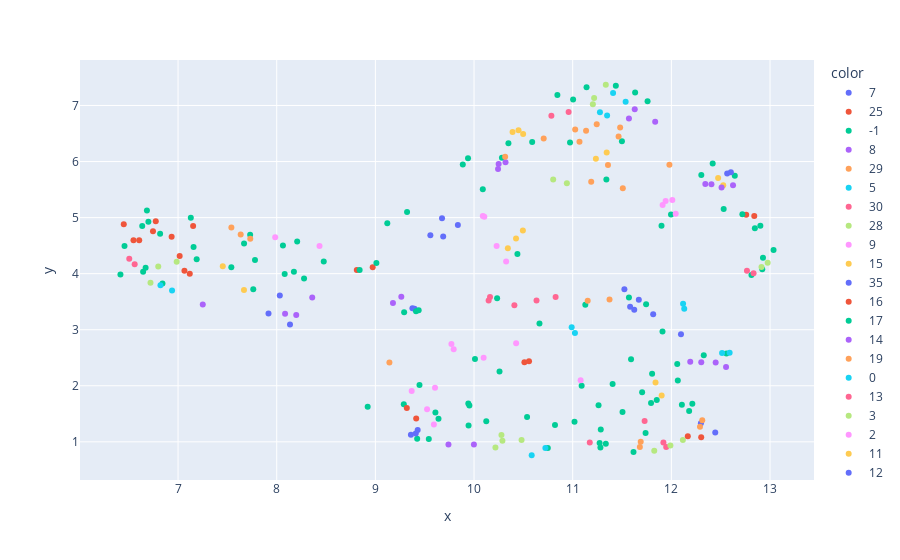

The code cell stored with this chart in its notebook:
### Code cell
# Visualization
viz_df = pd.DataFrame({
    'gesture_name': df['gesture_name'],
    'x': embedding_2d[:, 0],
    'y': embedding_2d[:, 1],
    'cluster': labels
})

fig = px.scatter(viz_df, x='x', y='y', color=viz_df['cluster'].astype(str), hover_data=['gesture_name'])
fig.show()

### Figure 1 — Plotly figure (JSON) as saved in the notebook; plotly's stock layout.template omitted (floating-point values rounded to 4 significant figures)
{"data": [{"customdata": [["Blunt dissect"], ["Cauterize"]], "hovertemplate": "color=7<br>x=%{x}<br>y=%{y}<br>gesture_name=%{customdata[0]}<extra></extra>", "legendgroup": "7", "marker": {"color": "#636efa", "symbol": "circle"}, "mode": "markers", "name": "7", "orientation": "v", "showlegend": true, "type": "scatter", "x": [9.375, 9.397], "xaxis": "x", "y": [3.384, 3.376], "yaxis": "y"}, {"customdata": [["Blunt dissection"], ["Burn dissect"], ["Cutting (high frequency)"], ["Dissection (thermal)"], ["Hook"], ["Hook dissection"], ["Hot cut"], ["Inefficient hook"]], "hovertemplate": "color=25<br>x=%{x}<br>y=%{y}<br>gesture_name=%{customdata[0]}<extra></extra>", "legendgroup": "25", "marker": {"color": "#EF553B", "symbol": "circle"}, "mode": "markers", "name": "25", "orientation": "v", "showlegend": true, "type": "scatter", "x": [7.016, 6.746, 6.548, 6.45, 6.606, 6.935, 6.774, 7.152], "xaxis": "x", "y": [4.314, 4.758, 4.598, 4.88, 4.597, 4.658, 4.934, 4.852], "yaxis": "y"}, {"customdata": [["Cold cut"], ["Cutting"], ["Dissection"], ["Dissection (blunt)"], ["Pedicalize"], ["Peel"], ["Regular Dissection"], ["Spread"], ["Two-hand spread"], ["Bleeding"], ["Clipping"], ["Coagulate"], ["Coagulate then cut"], ["Coagulation"], ["Stapling"], ["Adjustment gesture"], ["Camera move"], ["Collaboration"], ["Exchange"], ["Get together"], ["Inermaneuver segment"], ["Injection"], ["Align and grasp"], ["Align and place"], ["Aspiration"], ["Clamp"], ["Grasping anatomy"], ["Inefficient grasp"], ["Irrigate"], ["Penetrating countertissue"], ["Penetrating tissue"], ["Suction"], ["Touch"], ["0's"], ["Approach pole"], ["Avoidable delay"], ["End of trial"], ["Lift peg"], ["Marking"], ["Place"], ["Put"], ["Stick"], ["Transfer peg - together"], ["Backhand under -> over"], ["Driving smoothness"], ["Dropping suture at end and moving to end points"], ["Extracting suture from tissue with left hand"], ["Flush hand over - Left"], ["Flush hand under - Right"], ["Forehand over - Right"], ["Forehand over -> Under"], ["Forehand under - Left"], ["Grab needle"], ["Grab suture"], ["Grab suture-tail"], ["Grab – Pull - Run"], ["Grasping the needle"], ["Indirectly rotate"], ["Knot tie (Double/Single loop)"], ["Knot-Tying"], ["Looping the suture around a needle driver to make a knot"], ["Making C loop around right hand"], ["Making C-loop around right grasper"], ["Moving to center of workspace with needle in grip"], ["Moving to center with needle in grip"], ["Moving to end points"], ["Needle driving"], ["Needle entry angle"], ["Needle handling"], ["Needle hold angle"], ["Needle puncture"], ["One loop knot"], ["Picking up the needle"], ["Position needle (holding needle)"], ["Positioning needle"], ["Pull"], ["Pull needle suture"], ["Pulling Suture"], ["Puling the needle out of the tissue"], ["Reach for needle (gripper open)"], ["Reaching for needle"], ["Repositioning the needle on the needle driver"], ["Returning/dropping the needle"], ["Right hand assisting left while pulling suture"], ["Rotate"], ["Suture throw"], ["Suture tying"], ["Suturing"], ["Two loop knot"], ["Resect"]], "hovertemplate": "color=-1<br>x=%{x}<br>y=%{y}<br>gesture_name=%{customdata[0]}<extra></extra>", "legendgroup": "-1", "marker": {"color": "#00cc96", "symbol": "circle"}, "mode": "markers", "name": "-1", "orientation": "v", "showlegend": true, "type": "scatter", "x": [6.457, 8.063, 7.189, 6.416, 6.818, 6.646, 7.669, 6.671, 12.0, 7.157, 8.207, 6.684, 6.699, 7.129, 7.731, 10.09, 11.34, 11.74, 11.8, 11.9, 8.477, 8.922, 11.79, 11.28, 7.762, 7.78, 7.54, 11.13, 9.412, 9.288, 9.541, 9.292, 11.59, 11.57, 12.06, 10.66, 11.91, 12.33, 6.637, 10.23, 12.07, 9.439, 12.56, 12.92, 10.26, 10.97, 12.3, 12.85, 12.93, 12.81, 12.53, 13.04, 11.26, 10.59, 11.5, 9.886, 11.02, 11.4, 10.84, 11.0, 11.63, 12.42, 11.76, 11.74, 12.21, 11.34, 9.944, 10.01, 11.09, 10.12, 9.424, 11.14, 10.54, 11.28, 10.75, 10.44, 10.28, 10.35, 9.447, 11.85, 11.5, 11.27, 10.82, 12.64, 11.62, 9.939, 9.321, 9.121, 11.44, 6.842], "xaxis": "x", "y": [4.494, 4.503, 4.257, 3.985, 4.711, 4.034, 4.538, 4.106, 5.057, 4.475, 4.573, 5.127, 4.925, 4.996, 4.694, 5.505, 0.9658, 3.455, 2.214, 4.855, 4.216, 1.626, 1.691, 1.219, 3.723, 4.242, 4.113, 3.444, 3.33, 1.671, 1.052, 3.311, 2.475, 3.575, 2.388, 3.109, 2.967, 2.545, 4.849, 3.563, 2.095, 3.347, 2.577, 4.078, 2.254, 6.339, 5.759, 4.811, 4.283, 3.975, 5.152, 4.424, 1.651, 6.346, 6.362, 5.948, 1.358, 2.031, 7.185, 7.105, 7.231, 5.963, 7.077, 1.158, 1.681, 5.679, 1.293, 2.477, 1.999, 1.366, 1.055, 7.324, 1.445, 0.9004, 0.8896, 4.351, 6.066, 6.325, 2.015, 1.747, 1.53, 0.978, 1.298, 5.747, 0.8195, 6.061, 5.098, 4.899, 7.351, 3.825], "yaxis": "y"}, {"customdata": [["Cut"], ["Clip"]], "hovertemplate": "color=8<br>x=%{x}<br>y=%{y}<br>gesture_name=%{customdata[0]}<extra></extra>", "legendgroup": "8", "marker": {"color": "#ab63fa", "symbol": "circle"}, "mode": "markers", "name": "8", "orientation": "v", "showlegend": true, "type": "scatter", "x": [9.178, 9.263], "xaxis": "x", "y": [3.475, 3.586], "yaxis": "y"}, {"customdata": [["Cut cautery"], ["Cut ultrasonic"], ["Dissecting"]], "hovertemplate": "color=29<br>x=%{x}<br>y=%{y}<br>gesture_name=%{customdata[0]}<extra></extra>", "legendgroup": "29", "marker": {"color": "#FFA15A", "symbol": "circle"}, "mode": "markers", "name": "29", "orientation": "v", "showlegend": true, "type": "scatter", "x": [7.541, 7.635, 7.732], "xaxis": "x", "y": [4.823, 4.699, 4.625], "yaxis": "y"}, {"customdata": [["Cutting ends"], ["Transection"]], "hovertemplate": "color=5<br>x=%{x}<br>y=%{y}<br>gesture_name=%{customdata[0]}<extra></extra>", "legendgroup": "5", "marker": {"color": "#19d3f3", "symbol": "circle"}, "mode": "markers", "name": "5", "orientation": "v", "showlegend": true, "type": "scatter", "x": [6.939, 6.822], "xaxis": "x", "y": [3.7, 3.791], "yaxis": "y"}, {"customdata": [["Dissect"], ["Peel/push"]], "hovertemplate": "color=30<br>x=%{x}<br>y=%{y}<br>gesture_name=%{customdata[0]}<extra></extra>", "legendgroup": "30", "marker": {"color": "#FF6692", "symbol": "circle"}, "mode": "markers", "name": "30", "orientation": "v", "showlegend": true, "type": "scatter", "x": [6.505, 6.56], "xaxis": "x", "y": [4.267, 4.166], "yaxis": "y"}, {"customdata": [["Tissue bite"], ["Retract"], ["Retraction"]], "hovertemplate": "color=28<br>x=%{x}<br>y=%{y}<br>gesture_name=%{customdata[0]}<extra></extra>", "legendgroup": "28", "marker": {"color": "#B6E880", "symbol": "circle"}, "mode": "markers", "name": "28", "orientation": "v", "showlegend": true, "type": "scatter", "x": [6.986, 6.721, 6.799], "xaxis": "x", "y": [4.212, 3.838, 4.126], "yaxis": "y"}, {"customdata": [["Application of clips"], ["Hemostatic control"]], "hovertemplate": "color=9<br>x=%{x}<br>y=%{y}<br>gesture_name=%{customdata[0]}<extra></extra>", "legendgroup": "9", "marker": {"color": "#FF97FF", "symbol": "circle"}, "mode": "markers", "name": "9", "orientation": "v", "showlegend": true, "type": "scatter", "x": [8.434, 7.985], "xaxis": "x", "y": [4.493, 4.648], "yaxis": "y"}, {"customdata": [["Tamponade"], ["Wipe"]], "hovertemplate": "color=15<br>x=%{x}<br>y=%{y}<br>gesture_name=%{customdata[0]}<extra></extra>", "legendgroup": "15", "marker": {"color": "#FECB52", "symbol": "circle"}, "mode": "markers", "name": "15", "orientation": "v", "showlegend": true, "type": "scatter", "x": [7.453, 7.668], "xaxis": "x", "y": [4.133, 3.708], "yaxis": "y"}, {"customdata": [["Precision"], ["Displacement"], ["Free motion"], ["Load motion"], ["Picking"], ["Placing"]], "hovertemplate": "color=35<br>x=%{x}<br>y=%{y}<br>gesture_name=%{customdata[0]}<extra></extra>", "legendgroup": "35", "marker": {"color": "#636efa", "symbol": "circle"}, "mode": "markers", "name": "35", "orientation": "v", "showlegend": true, "type": "scatter", "x": [11.58, 11.67, 11.52, 11.62, 11.82, 12.1], "xaxis": "x", "y": [3.411, 3.534, 3.72, 3.355, 3.274, 2.919], "yaxis": "y"}, {"customdata": [["Ascending survey"], ["Pulling/lifting"]], "hovertemplate": "color=16<br>x=%{x}<br>y=%{y}<br>gesture_name=%{customdata[0]}<extra></extra>", "legendgroup": "16", "marker": {"color": "#EF553B", "symbol": "circle"}, "mode": "markers", "name": "16", "orientation": "v", "showlegend": true, "type": "scatter", "x": [8.812, 8.973], "xaxis": "x", "y": [4.067, 4.112], "yaxis": "y"}, {"customdata": [["Descending survey"], ["Inserting/pushing"]], "hovertemplate": "color=17<br>x=%{x}<br>y=%{y}<br>gesture_name=%{customdata[0]}<extra></extra>", "legendgroup": "17", "marker": {"color": "#00cc96", "symbol": "circle"}, "mode": "markers", "name": "17", "orientation": "v", "showlegend": true, "type": "scatter", "x": [8.841, 9.01], "xaxis": "x", "y": [4.064, 4.191], "yaxis": "y"}, {"customdata": [["Endobag - In"], ["Endobag - Out"], ["Extract"], ["Abdominal access"]], "hovertemplate": "color=14<br>x=%{x}<br>y=%{y}<br>gesture_name=%{customdata[0]}<extra></extra>", "legendgroup": "14", "marker": {"color": "#ab63fa", "symbol": "circle"}, "mode": "markers", "name": "14", "orientation": "v", "showlegend": true, "type": "scatter", "x": [8.198, 8.085, 7.25, 8.36], "xaxis": "x", "y": [3.264, 3.285, 3.45, 3.573], "yaxis": "y"}, {"customdata": [["Idle holding"], ["Idle"]], "hovertemplate": "color=19<br>x=%{x}<br>y=%{y}<br>gesture_name=%{customdata[0]}<extra></extra>", "legendgroup": "19", "marker": {"color": "#FFA15A", "symbol": "circle"}, "mode": "markers", "name": "19", "orientation": "v", "showlegend": true, "type": "scatter", "x": [11.15, 11.37], "xaxis": "x", "y": [3.517, 3.537], "yaxis": "y"}, {"customdata": [["Idle position"], ["Non-specific movement"]], "hovertemplate": "color=0<br>x=%{x}<br>y=%{y}<br>gesture_name=%{customdata[0]}<extra></extra>", "legendgroup": "0", "marker": {"color": "#19d3f3", "symbol": "circle"}, "mode": "markers", "name": "0", "orientation": "v", "showlegend": true, "type": "scatter", "x": [12.13, 12.12], "xaxis": "x", "y": [3.373, 3.461], "yaxis": "y"}, {"customdata": [["Reach"], ["Release"], ["Grasp"], ["Hold"], ["Move"]], "hovertemplate": "color=13<br>x=%{x}<br>y=%{y}<br>gesture_name=%{customdata[0]}<extra></extra>", "legendgroup": "13", "marker": {"color": "#FF6692", "symbol": "circle"}, "mode": "markers", "name": "13", "orientation": "v", "showlegend": true, "type": "scatter", "x": [10.83, 10.16, 10.15, 10.41, 10.63], "xaxis": "x", "y": [3.584, 3.585, 3.522, 3.438, 3.519], "yaxis": "y"}, {"customdata": [["Sling (Hyst.)"], ["Sling-In"]], "hovertemplate": "color=3<br>x=%{x}<br>y=%{y}<br>gesture_name=%{customdata[0]}<extra></extra>", "legendgroup": "3", "marker": {"color": "#B6E880", "symbol": "circle"}, "mode": "markers", "name": "3", "orientation": "v", "showlegend": true, "type": "scatter", "x": [10.8, 10.94], "xaxis": "x", "y": [5.678, 5.615], "yaxis": "y"}, {"customdata": [["Catch"], ["Position"]], "hovertemplate": "color=2<br>x=%{x}<br>y=%{y}<br>gesture_name=%{customdata[0]}<extra></extra>", "legendgroup": "2", "marker": {"color": "#FF97FF", "symbol": "circle"}, "mode": "markers", "name": "2", "orientation": "v", "showlegend": true, "type": "scatter", "x": [10.33, 10.23], "xaxis": "x", "y": [4.219, 4.492], "yaxis": "y"}, {"customdata": [["Give slack"], ["Make a loop"], ["Pass through"]], "hovertemplate": "color=11<br>x=%{x}<br>y=%{y}<br>gesture_name=%{customdata[0]}<extra></extra>", "legendgroup": "11", "marker": {"color": "#FECB52", "symbol": "circle"}, "mode": "markers", "name": "11", "orientation": "v", "showlegend": true, "type": "scatter", "x": [10.34, 10.49, 10.43], "xaxis": "x", "y": [4.452, 4.772, 4.626], "yaxis": "y"}, {"customdata": [["Irrigation"], ["Irrigation and suction"], ["Suction and irrigation"]], "hovertemplate": "color=12<br>x=%{x}<br>y=%{y}<br>gesture_name=%{customdata[0]}<extra></extra>", "legendgroup": "12", "marker": {"color": "#636efa", "symbol": "circle"}, "mode": "markers", "name": "12", "orientation": "v", "showlegend": true, "type": "scatter", "x": [8.134, 8.031, 7.917], "xaxis": "x", "y": [3.093, 3.608, 3.291], "yaxis": "y"}, {"customdata": [["Push"], ["Scratch"]], "hovertemplate": "color=18<br>x=%{x}<br>y=%{y}<br>gesture_name=%{customdata[0]}<extra></extra>", "legendgroup": "18", "marker": {"color": "#EF553B", "symbol": "circle"}, "mode": "markers", "name": "18", "orientation": "v", "showlegend": true, "type": "scatter", "x": [7.065, 7.119], "xaxis": "x", "y": [4.053, 3.999], "yaxis": "y"}, {"customdata": [["Retracting with grasping"], ["Retracting without grasping"], ["Specimen/material removal"]], "hovertemplate": "color=21<br>x=%{x}<br>y=%{y}<br>gesture_name=%{customdata[0]}<extra></extra>", "legendgroup": "21", "marker": {"color": "#00cc96", "symbol": "circle"}, "mode": "markers", "name": "21", "orientation": "v", "showlegend": true, "type": "scatter", "x": [8.174, 8.277, 8.081], "xaxis": "x", "y": [4.036, 3.915, 3.994], "yaxis": "y"}, {"customdata": [["Approach peg"], ["Reach for peg"], ["Reach for the peg with the left grasper"], ["Reach for the peg with the right grasper"]], "hovertemplate": "color=45<br>x=%{x}<br>y=%{y}<br>gesture_name=%{customdata[0]}<extra></extra>", "legendgroup": "45", "marker": {"color": "#ab63fa", "symbol": "circle"}, "mode": "markers", "name": "45", "orientation": "v", "showlegend": true, "type": "scatter", "x": [12.19, 12.3, 12.55, 12.45], "xaxis": "x", "y": [2.429, 2.419, 2.337, 2.417], "yaxis": "y"}, {"customdata": [["Drop"], ["Dropping suture"], ["Dropping suture and moving to end points"]], "hovertemplate": "color=34<br>x=%{x}<br>y=%{y}<br>gesture_name=%{customdata[0]}<extra></extra>", "legendgroup": "34", "marker": {"color": "#FFA15A", "symbol": "circle"}, "mode": "markers", "name": "34", "orientation": "v", "showlegend": true, "type": "scatter", "x": [9.142, 11.19, 11.51], "xaxis": "x", "y": [2.415, 5.642, 5.524], "yaxis": "y"}, {"customdata": [["Transfer peg - exchange"], ["Transfer peg between graspers"]], "hovertemplate": "color=23<br>x=%{x}<br>y=%{y}<br>gesture_name=%{customdata[0]}<extra></extra>", "legendgroup": "23", "marker": {"color": "#19d3f3", "symbol": "circle"}, "mode": "markers", "name": "23", "orientation": "v", "showlegend": true, "type": "scatter", "x": [12.51, 12.59], "xaxis": "x", "y": [2.584, 2.588], "yaxis": "y"}, {"customdata": [["Backhand over - Left"], ["Backhand over - Right"]], "hovertemplate": "color=44<br>x=%{x}<br>y=%{y}<br>gesture_name=%{customdata[0]}<extra></extra>", "legendgroup": "44", "marker": {"color": "#FF6692", "symbol": "circle"}, "mode": "markers", "name": "44", "orientation": "v", "showlegend": true, "type": "scatter", "x": [12.83, 12.77], "xaxis": "x", "y": [4.009, 4.052], "yaxis": "y"}, {"customdata": [["Backhand under - Left"], ["Backhand under - Right"]], "hovertemplate": "color=43<br>x=%{x}<br>y=%{y}<br>gesture_name=%{customdata[0]}<extra></extra>", "legendgroup": "43", "marker": {"color": "#B6E880", "symbol": "circle"}, "mode": "markers", "name": "43", "orientation": "v", "showlegend": true, "type": "scatter", "x": [12.98, 12.91], "xaxis": "x", "y": [4.194, 4.121], "yaxis": "y"}, {"customdata": [["Both hands pull"], ["Pull suture with both graspers"], ["Pulling suture with both hands"], ["Reaching for suture with one hand while the other holding the needle"]], "hovertemplate": "color=37<br>x=%{x}<br>y=%{y}<br>gesture_name=%{customdata[0]}<extra></extra>", "legendgroup": "37", "marker": {"color": "#FF97FF", "symbol": "circle"}, "mode": "markers", "name": "37", "orientation": "v", "showlegend": true, "type": "scatter", "x": [12.01, 11.94, 11.91, 12.04], "xaxis": "x", "y": [5.315, 5.295, 5.226, 5.068], "yaxis": "y"}, {"customdata": [["Cutting the suture"], ["String cutting"], ["Thread cut"]], "hovertemplate": "color=32<br>x=%{x}<br>y=%{y}<br>gesture_name=%{customdata[0]}<extra></extra>", "legendgroup": "32", "marker": {"color": "#FECB52", "symbol": "circle"}, "mode": "markers", "name": "32", "orientation": "v", "showlegend": true, "type": "scatter", "x": [10.5, 10.39, 10.45], "xaxis": "x", "y": [6.492, 6.526, 6.558], "yaxis": "y"}, {"customdata": [["Drive needle enter skin"], ["Driving the needle to enter the skin or tissue"], ["Insert needle trough tissue"]], "hovertemplate": "color=40<br>x=%{x}<br>y=%{y}<br>gesture_name=%{customdata[0]}<extra></extra>", "legendgroup": "40", "marker": {"color": "#636efa", "symbol": "circle"}, "mode": "markers", "name": "40", "orientation": "v", "showlegend": true, "type": "scatter", "x": [9.36, 9.409, 9.429], "xaxis": "x", "y": [1.126, 1.148, 1.211], "yaxis": "y"}, {"customdata": [["Flush hand over - Right"], ["Forehand over - Left"]], "hovertemplate": "color=52<br>x=%{x}<br>y=%{y}<br>gesture_name=%{customdata[0]}<extra></extra>", "legendgroup": "52", "marker": {"color": "#EF553B", "symbol": "circle"}, "mode": "markers", "name": "52", "orientation": "v", "showlegend": true, "type": "scatter", "x": [12.76, 12.84], "xaxis": "x", "y": [5.053, 5.03], "yaxis": "y"}, {"customdata": [["Flush hand under - Left"], ["Forehand under - Right"]], "hovertemplate": "color=51<br>x=%{x}<br>y=%{y}<br>gesture_name=%{customdata[0]}<extra></extra>", "legendgroup": "51", "marker": {"color": "#00cc96", "symbol": "circle"}, "mode": "markers", "name": "51", "orientation": "v", "showlegend": true, "type": "scatter", "x": [12.72, 12.9], "xaxis": "x", "y": [5.059, 4.855], "yaxis": "y"}, {"customdata": [["Grasp Pull Run Suture"], ["Needle withdrawl"], ["Pull/run suture out of tissue"]], "hovertemplate": "color=47<br>x=%{x}<br>y=%{y}<br>gesture_name=%{customdata[0]}<extra></extra>", "legendgroup": "47", "marker": {"color": "#ab63fa", "symbol": "circle"}, "mode": "markers", "name": "47", "orientation": "v", "showlegend": true, "type": "scatter", "x": [10.32, 10.25, 10.24], "xaxis": "x", "y": [5.986, 5.954, 5.867], "yaxis": "y"}, {"customdata": [["Grasp suture tail in knot tying"], ["Knot tying - Grasp tail"], ["Reach for the suture end with the right grasper and pull the suture to lock the knot"]], "hovertemplate": "color=56<br>x=%{x}<br>y=%{y}<br>gesture_name=%{customdata[0]}<extra></extra>", "legendgroup": "56", "marker": {"color": "#FFA15A", "symbol": "circle"}, "mode": "markers", "name": "56", "orientation": "v", "showlegend": true, "type": "scatter", "x": [11.48, 11.47, 11.98], "xaxis": "x", "y": [6.608, 6.449, 5.944], "yaxis": "y"}, {"customdata": [["Grasping and pulling the tail of suture through the loop"], ["Pull suture tail trough knot"]], "hovertemplate": "color=57<br>x=%{x}<br>y=%{y}<br>gesture_name=%{customdata[0]}<extra></extra>", "legendgroup": "57", "marker": {"color": "#19d3f3", "symbol": "circle"}, "mode": "markers", "name": "57", "orientation": "v", "showlegend": true, "type": "scatter", "x": [11.35, 11.28], "xaxis": "x", "y": [6.822, 6.881], "yaxis": "y"}, {"customdata": [["Grasping needle with right hand"], ["Orienting needle with right hand"]], "hovertemplate": "color=64<br>x=%{x}<br>y=%{y}<br>gesture_name=%{customdata[0]}<extra></extra>", "legendgroup": "64", "marker": {"color": "#FF6692", "symbol": "circle"}, "mode": "markers", "name": "64", "orientation": "v", "showlegend": true, "type": "scatter", "x": [11.92, 11.95], "xaxis": "x", "y": [0.9872, 0.9062], "yaxis": "y"}, {"customdata": [["Grasping/orienting needle"], ["Needle positioning"], ["Orient needle"], ["Position needle"]], "hovertemplate": "color=49<br>x=%{x}<br>y=%{y}<br>gesture_name=%{customdata[0]}<extra></extra>", "legendgroup": "49", "marker": {"color": "#B6E880", "symbol": "circle"}, "mode": "markers", "name": "49", "orientation": "v", "showlegend": true, "type": "scatter", "x": [10.28, 10.29, 10.48, 10.22], "xaxis": "x", "y": [1.122, 1.02, 1.031, 0.8976], "yaxis": "y"}, {"customdata": [["Gripper reconfiguration"], ["Needle extraction"], ["Needle grasping"], ["Needle insertion"], ["Needle passing"]], "hovertemplate": "color=31<br>x=%{x}<br>y=%{y}<br>gesture_name=%{customdata[0]}<extra></extra>", "legendgroup": "31", "marker": {"color": "#FF97FF", "symbol": "circle"}, "mode": "markers", "name": "31", "orientation": "v", "showlegend": true, "type": "scatter", "x": [11.08, 9.771, 10.43, 9.794, 10.1], "xaxis": "x", "y": [2.098, 2.747, 2.757, 2.653, 2.501], "yaxis": "y"}, {"customdata": [["Hand-off"], ["Transferring needle from one hand to the other"]], "hovertemplate": "color=24<br>x=%{x}<br>y=%{y}<br>gesture_name=%{customdata[0]}<extra></extra>", "legendgroup": "24", "marker": {"color": "#FECB52", "symbol": "circle"}, "mode": "markers", "name": "24", "orientation": "v", "showlegend": true, "type": "scatter", "x": [11.84, 11.9], "xaxis": "x", "y": [2.059, 1.827], "yaxis": "y"}, {"customdata": [["Insert"], ["Needle holding"], ["Suture handling"], ["Suture making"]], "hovertemplate": "color=22<br>x=%{x}<br>y=%{y}<br>gesture_name=%{customdata[0]}<extra></extra>", "legendgroup": "22", "marker": {"color": "#636efa", "symbol": "circle"}, "mode": "markers", "name": "22", "orientation": "v", "showlegend": true, "type": "scatter", "x": [9.557, 9.675, 9.836, 9.687], "xaxis": "x", "y": [4.684, 4.987, 4.867, 4.663], "yaxis": "y"}, {"customdata": [["Insert and push needle through tissue"], ["Needle pulling"]], "hovertemplate": "color=41<br>x=%{x}<br>y=%{y}<br>gesture_name=%{customdata[0]}<extra></extra>", "legendgroup": "41", "marker": {"color": "#EF553B", "symbol": "circle"}, "mode": "markers", "name": "41", "orientation": "v", "showlegend": true, "type": "scatter", "x": [9.414, 9.319], "xaxis": "x", "y": [1.415, 1.602], "yaxis": "y"}, {"customdata": [["Insert needle/push needle through tissue"], ["Suture"]], "hovertemplate": "color=27<br>x=%{x}<br>y=%{y}<br>gesture_name=%{customdata[0]}<extra></extra>", "legendgroup": "27", "marker": {"color": "#00cc96", "symbol": "circle"}, "mode": "markers", "name": "27", "orientation": "v", "showlegend": true, "type": "scatter", "x": [9.953, 9.942], "xaxis": "x", "y": [1.648, 1.685], "yaxis": "y"}, {"customdata": [["Knot pushing"], ["Knot tying - Tighten suture"], ["Using one hand to help tighten suture"]], "hovertemplate": "color=38<br>x=%{x}<br>y=%{y}<br>gesture_name=%{customdata[0]}<extra></extra>", "legendgroup": "38", "marker": {"color": "#ab63fa", "symbol": "circle"}, "mode": "markers", "name": "38", "orientation": "v", "showlegend": true, "type": "scatter", "x": [11.63, 11.57, 11.84], "xaxis": "x", "y": [6.933, 6.766, 6.708], "yaxis": "y"}, {"customdata": [["Knot tying"], ["Make a knot"], ["Pull ends of suture taut"], ["Pull suture"], ["Pulling the 2 suture ends taut to tighten the knot."], ["Pulling thread trough tissue"], ["Suture cinching"]], "hovertemplate": "color=46<br>x=%{x}<br>y=%{y}<br>gesture_name=%{customdata[0]}<extra></extra>", "legendgroup": "46", "marker": {"color": "#FFA15A", "symbol": "circle"}, "mode": "markers", "name": "46", "orientation": "v", "showlegend": true, "type": "scatter", "x": [11.03, 11.36, 11.14, 10.71, 11.24, 10.32, 11.07], "xaxis": "x", "y": [6.573, 5.938, 6.551, 6.41, 6.667, 6.084, 6.355], "yaxis": "y"}, {"customdata": [["Knot tying - Perform a single C-loop"], ["Making C loop around one hand"]], "hovertemplate": "color=53<br>x=%{x}<br>y=%{y}<br>gesture_name=%{customdata[0]}<extra></extra>", "legendgroup": "53", "marker": {"color": "#19d3f3", "symbol": "circle"}, "mode": "markers", "name": "53", "orientation": "v", "showlegend": true, "type": "scatter", "x": [11.41, 11.54], "xaxis": "x", "y": [7.224, 7.067], "yaxis": "y"}, {"customdata": [["Knotting"], ["Tying a knot"]], "hovertemplate": "color=33<br>x=%{x}<br>y=%{y}<br>gesture_name=%{customdata[0]}<extra></extra>", "legendgroup": "33", "marker": {"color": "#FF6692", "symbol": "circle"}, "mode": "markers", "name": "33", "orientation": "v", "showlegend": true, "type": "scatter", "x": [10.78, 10.96], "xaxis": "x", "y": [6.815, 6.883], "yaxis": "y"}, {"customdata": [["Loop suture for knot tying"], ["Rotate suture once"], ["Rotate suture twice"]], "hovertemplate": "color=54<br>x=%{x}<br>y=%{y}<br>gesture_name=%{customdata[0]}<extra></extra>", "legendgroup": "54", "marker": {"color": "#B6E880", "symbol": "circle"}, "mode": "markers", "name": "54", "orientation": "v", "showlegend": true, "type": "scatter", "x": [11.2, 11.22, 11.34], "xaxis": "x", "y": [7.021, 7.135, 7.37], "yaxis": "y"}, {"customdata": [["Loosen completely"], ["Loosen partially"]], "hovertemplate": "color=10<br>x=%{x}<br>y=%{y}<br>gesture_name=%{customdata[0]}<extra></extra>", "legendgroup": "10", "marker": {"color": "#FF97FF", "symbol": "circle"}, "mode": "markers", "name": "10", "orientation": "v", "showlegend": true, "type": "scatter", "x": [10.09, 10.1], "xaxis": "x", "y": [5.027, 5.015], "yaxis": "y"}, {"customdata": [["Loosen up more suture"], ["Loosening more suture"]], "hovertemplate": "color=20<br>x=%{x}<br>y=%{y}<br>gesture_name=%{customdata[0]}<extra></extra>", "legendgroup": "20", "marker": {"color": "#FECB52", "symbol": "circle"}, "mode": "markers", "name": "20", "orientation": "v", "showlegend": true, "type": "scatter", "x": [11.24, 11.34], "xaxis": "x", "y": [6.05, 6.159], "yaxis": "y"}, {"customdata": [["Move to middle with needle (left hand)"], ["Move to middle with needle (right hand)"]], "hovertemplate": "color=58<br>x=%{x}<br>y=%{y}<br>gesture_name=%{customdata[0]}<extra></extra>", "legendgroup": "58", "marker": {"color": "#636efa", "symbol": "circle"}, "mode": "markers", "name": "58", "orientation": "v", "showlegend": true, "type": "scatter", "x": [12.3, 12.44], "xaxis": "x", "y": [1.333, 1.167], "yaxis": "y"}, {"customdata": [["Needle hold ratio"], ["Needle repositioning"]], "hovertemplate": "color=1<br>x=%{x}<br>y=%{y}<br>gesture_name=%{customdata[0]}<extra></extra>", "legendgroup": "1", "marker": {"color": "#EF553B", "symbol": "circle"}, "mode": "markers", "name": "1", "orientation": "v", "showlegend": true, "type": "scatter", "x": [10.51, 10.56], "xaxis": "x", "y": [2.418, 2.437], "yaxis": "y"}, {"customdata": [["Needle pushing"], ["Pushing needle through the tissue"]], "hovertemplate": "color=48<br>x=%{x}<br>y=%{y}<br>gesture_name=%{customdata[0]}<extra></extra>", "legendgroup": "48", "marker": {"color": "#00cc96", "symbol": "circle"}, "mode": "markers", "name": "48", "orientation": "v", "showlegend": true, "type": "scatter", "x": [9.608, 9.64], "xaxis": "x", "y": [1.522, 1.412], "yaxis": "y"}, {"customdata": [["Needle targeting"], ["Positioning the needle tip"]], "hovertemplate": "color=39<br>x=%{x}<br>y=%{y}<br>gesture_name=%{customdata[0]}<extra></extra>", "legendgroup": "39", "marker": {"color": "#ab63fa", "symbol": "circle"}, "mode": "markers", "name": "39", "orientation": "v", "showlegend": true, "type": "scatter", "x": [9.999, 9.741], "xaxis": "x", "y": [0.9524, 0.9542], "yaxis": "y"}, {"customdata": [["Orient needle with both hands"], ["Orienting needles"]], "hovertemplate": "color=36<br>x=%{x}<br>y=%{y}<br>gesture_name=%{customdata[0]}<extra></extra>", "legendgroup": "36", "marker": {"color": "#FFA15A", "symbol": "circle"}, "mode": "markers", "name": "36", "orientation": "v", "showlegend": true, "type": "scatter", "x": [11.68, 11.69], "xaxis": "x", "y": [0.9066, 1.002], "yaxis": "y"}, {"customdata": [["Orient needle with two hands"], ["Positioning the tip of the needle"]], "hovertemplate": "color=6<br>x=%{x}<br>y=%{y}<br>gesture_name=%{customdata[0]}<extra></extra>", "legendgroup": "6", "marker": {"color": "#19d3f3", "symbol": "circle"}, "mode": "markers", "name": "6", "orientation": "v", "showlegend": true, "type": "scatter", "x": [10.72, 10.58], "xaxis": "x", "y": [0.888, 0.7608], "yaxis": "y"}, {"customdata": [["Orienting needle"], ["Straightening/orienting needle"]], "hovertemplate": "color=26<br>x=%{x}<br>y=%{y}<br>gesture_name=%{customdata[0]}<extra></extra>", "legendgroup": "26", "marker": {"color": "#FF6692", "symbol": "circle"}, "mode": "markers", "name": "26", "orientation": "v", "showlegend": true, "type": "scatter", "x": [11.73, 11.17], "xaxis": "x", "y": [1.371, 0.9863], "yaxis": "y"}, {"customdata": [["Orienting needle with left hand"], ["Positioning needle with left hand"], ["Positioning needle with right hand"]], "hovertemplate": "color=63<br>x=%{x}<br>y=%{y}<br>gesture_name=%{customdata[0]}<extra></extra>", "legendgroup": "63", "marker": {"color": "#B6E880", "symbol": "circle"}, "mode": "markers", "name": "63", "orientation": "v", "showlegend": true, "type": "scatter", "x": [11.99, 12.12, 11.83], "xaxis": "x", "y": [0.934, 1.032, 0.84], "yaxis": "y"}, {"customdata": [["Pull needle"], ["Pulling needle"], ["Rotate needle trough skin"], ["Rotating or pulling the needle out of the skin or tissue"]], "hovertemplate": "color=42<br>x=%{x}<br>y=%{y}<br>gesture_name=%{customdata[0]}<extra></extra>", "legendgroup": "42", "marker": {"color": "#FF97FF", "symbol": "circle"}, "mode": "markers", "name": "42", "orientation": "v", "showlegend": true, "type": "scatter", "x": [9.368, 9.605, 9.593, 9.524], "xaxis": "x", "y": [1.906, 1.965, 1.309, 1.583], "yaxis": "y"}, {"customdata": [["pull suture with left hand"], ["pull suture with right hand"]], "hovertemplate": "color=50<br>x=%{x}<br>y=%{y}<br>gesture_name=%{customdata[0]}<extra></extra>", "legendgroup": "50", "marker": {"color": "#FECB52", "symbol": "circle"}, "mode": "markers", "name": "50", "orientation": "v", "showlegend": true, "type": "scatter", "x": [12.53, 12.47], "xaxis": "x", "y": [5.578, 5.706], "yaxis": "y"}, {"customdata": [["Pulling suture with left hand"], ["Pulling suture with right hand"]], "hovertemplate": "color=55<br>x=%{x}<br>y=%{y}<br>gesture_name=%{customdata[0]}<extra></extra>", "legendgroup": "55", "marker": {"color": "#636efa", "symbol": "circle"}, "mode": "markers", "name": "55", "orientation": "v", "showlegend": true, "type": "scatter", "x": [12.6, 12.57], "xaxis": "x", "y": [5.81, 5.789], "yaxis": "y"}, {"customdata": [["Pushing needle through tissue with left hand"], ["Pushing needle through tissue with right hand"]], "hovertemplate": "color=59<br>x=%{x}<br>y=%{y}<br>gesture_name=%{customdata[0]}<extra></extra>", "legendgroup": "59", "marker": {"color": "#EF553B", "symbol": "circle"}, "mode": "markers", "name": "59", "orientation": "v", "showlegend": true, "type": "scatter", "x": [12.3, 12.17], "xaxis": "x", "y": [1.082, 1.099], "yaxis": "y"}, {"customdata": [["Reach for needle"], ["Reaching for needle with left hand"], ["Reaching for needle with right hand"]], "hovertemplate": "color=62<br>x=%{x}<br>y=%{y}<br>gesture_name=%{customdata[0]}<extra></extra>", "legendgroup": "62", "marker": {"color": "#00cc96", "symbol": "circle"}, "mode": "markers", "name": "62", "orientation": "v", "showlegend": true, "type": "scatter", "x": [11.7, 12.18, 12.11], "xaxis": "x", "y": [1.887, 1.549, 1.661], "yaxis": "y"}, {"customdata": [["Reach for suture with right grasper"], ["Reaching for suture with right hand"], ["Right hand reaches for suture"], ["Using right hand to help tighten suture"]], "hovertemplate": "color=61<br>x=%{x}<br>y=%{y}<br>gesture_name=%{customdata[0]}<extra></extra>", "legendgroup": "61", "marker": {"color": "#ab63fa", "symbol": "circle"}, "mode": "markers", "name": "61", "orientation": "v", "showlegend": true, "type": "scatter", "x": [12.34, 12.41, 12.51, 12.62], "xaxis": "x", "y": [5.601, 5.597, 5.535, 5.577], "yaxis": "y"}, {"customdata": [["Transferring needle from left to right"], ["Transferring needle from right to left"]], "hovertemplate": "color=60<br>x=%{x}<br>y=%{y}<br>gesture_name=%{customdata[0]}<extra></extra>", "legendgroup": "60", "marker": {"color": "#FFA15A", "symbol": "circle"}, "mode": "markers", "name": "60", "orientation": "v", "showlegend": true, "type": "scatter", "x": [12.31, 12.29], "xaxis": "x", "y": [1.385, 1.27], "yaxis": "y"}, {"customdata": [["Wrist rotation"], ["Wrist rotation needle withdrawal"]], "hovertemplate": "color=4<br>x=%{x}<br>y=%{y}<br>gesture_name=%{customdata[0]}<extra></extra>", "legendgroup": "4", "marker": {"color": "#19d3f3", "symbol": "circle"}, "mode": "markers", "name": "4", "orientation": "v", "showlegend": true, "type": "scatter", "x": [11.02, 10.99], "xaxis": "x", "y": [2.943, 3.044], "yaxis": "y"}], "layout": {"legend": {"title": {"text": "color"}, "tracegroupgap": 0}, "margin": {"t": 60}, "xaxis": {"anchor": "y", "domain": [0, 1], "title": {"text": "x"}}, "yaxis": {"anchor": "x", "domain": [0, 1], "title": {"text": "y"}}}}
